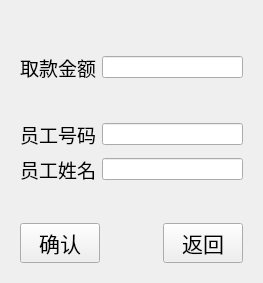
<?xml version="1.0" encoding="UTF-8"?>
<ui version="4.0">
 <class>withdraw</class>
 <widget class="QWidget" name="withdraw">
  <property name="geometry">
   <rect>
    <x>0</x>
    <y>0</y>
    <width>263</width>
    <height>283</height>
   </rect>
  </property>
  <property name="windowTitle">
   <string>Form</string>
  </property>
  <layout class="QVBoxLayout" name="verticalLayout_2">
   <item>
    <widget class="QWidget" name="widget" native="true">
     <layout class="QVBoxLayout" name="verticalLayout">
      <item>
       <spacer name="verticalSpacer_2">
        <property name="orientation">
         <enum>Qt::Vertical</enum>
        </property>
        <property name="sizeHint" stdset="0">
         <size>
          <width>20</width>
          <height>40</height>
         </size>
        </property>
       </spacer>
      </item>
      <item>
       <layout class="QHBoxLayout" name="horizontalLayout_2">
        <item>
         <widget class="QLabel" name="deposit_moneyLabel">
          <property name="font">
           <font>
            <pointsize>14</pointsize>
           </font>
          </property>
          <property name="text">
           <string>取款金额</string>
          </property>
         </widget>
        </item>
        <item>
         <widget class="QLineEdit" name="deposit_moneyInput">
          <property name="maximumSize">
           <size>
            <width>16777211</width>
            <height>16777215</height>
           </size>
          </property>
          <property name="inputMask">
           <string/>
          </property>
         </widget>
        </item>
       </layout>
      </item>
      <item>
       <spacer name="verticalSpacer_3">
        <property name="orientation">
         <enum>Qt::Vertical</enum>
        </property>
        <property name="sizeHint" stdset="0">
         <size>
          <width>20</width>
          <height>40</height>
         </size>
        </property>
       </spacer>
      </item>
      <item>
       <layout class="QHBoxLayout" name="horizontalLayout_3">
        <item>
         <widget class="QLabel" name="login_employeeLabel">
          <property name="font">
           <font>
            <pointsize>14</pointsize>
           </font>
          </property>
          <property name="text">
           <string>员工号码</string>
          </property>
         </widget>
        </item>
        <item>
         <widget class="QLineEdit" name="login_employeeInput"/>
        </item>
       </layout>
      </item>
      <item>
       <layout class="QHBoxLayout" name="horizontalLayout_4">
        <item>
         <widget class="QLabel" name="label">
          <property name="font">
           <font>
            <pointsize>14</pointsize>
           </font>
          </property>
          <property name="text">
           <string>员工姓名</string>
          </property>
         </widget>
        </item>
        <item>
         <widget class="QLineEdit" name="lineEdit"/>
        </item>
       </layout>
      </item>
      <item>
       <spacer name="verticalSpacer">
        <property name="orientation">
         <enum>Qt::Vertical</enum>
        </property>
        <property name="sizeHint" stdset="0">
         <size>
          <width>20</width>
          <height>40</height>
         </size>
        </property>
       </spacer>
      </item>
      <item>
       <layout class="QHBoxLayout" name="horizontalLayout">
        <item>
         <widget class="QPushButton" name="deposit_okButton">
          <property name="font">
           <font>
            <pointsize>16</pointsize>
           </font>
          </property>
          <property name="text">
           <string>确认</string>
          </property>
         </widget>
        </item>
        <item>
         <spacer name="horizontalSpacer">
          <property name="orientation">
           <enum>Qt::Horizontal</enum>
          </property>
          <property name="sizeHint" stdset="0">
           <size>
            <width>40</width>
            <height>20</height>
           </size>
          </property>
         </spacer>
        </item>
        <item>
         <widget class="QPushButton" name="deposit_backButton">
          <property name="font">
           <font>
            <pointsize>16</pointsize>
           </font>
          </property>
          <property name="text">
           <string>返回</string>
          </property>
         </widget>
        </item>
       </layout>
      </item>
     </layout>
    </widget>
   </item>
  </layout>
 </widget>
 <resources/>
 <connections/>
</ui>
